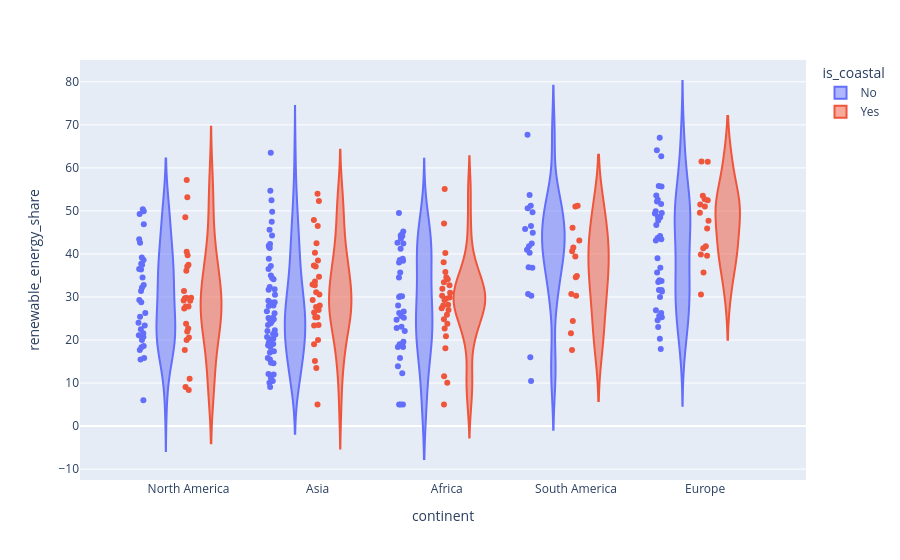

This figure's notebook cell:
### Code cell
fig = px.violin(df , y='renewable_energy_share',
             x='continent',
             points='all',
             color='is_coastal')
fig.show()

### Figure 1 — Plotly figure (JSON) as saved in the notebook; plotly's stock layout.template omitted (floating-point values rounded to 4 significant figures; data arrays with more than 128 entries replaced by an {"elided": "..."} marker saying what was removed)
{"data": [{"alignmentgroup": "True", "box": {"visible": false}, "hovertemplate": "is_coastal=No<br>continent=%{x}<br>renewable_energy_share=%{y}<extra></extra>", "legendgroup": "No", "marker": {"color": "#636efa"}, "name": "No", "offsetgroup": "No", "orientation": "v", "points": "all", "scalegroup": "True", "showlegend": true, "type": "violin", "x": {"elided": "187 str values"}, "x0": " ", "xaxis": "x", "y": {"elided": "187 float values"}, "y0": " ", "yaxis": "y"}, {"alignmentgroup": "True", "box": {"visible": false}, "hovertemplate": "is_coastal=Yes<br>continent=%{x}<br>renewable_energy_share=%{y}<extra></extra>", "legendgroup": "Yes", "marker": {"color": "#EF553B"}, "name": "Yes", "offsetgroup": "Yes", "orientation": "v", "points": "all", "scalegroup": "True", "showlegend": true, "type": "violin", "x": ["North America", "North America", "South America", "North America", "Europe", "South America", "Africa", "Africa", "North America", "North America", "Asia", "Asia", "Europe", "Asia", "Asia", "North America", "Africa", "North America", "South America", "Africa", "Africa", "South America", "North America", "Africa", "South America", "North America", "Asia", "Europe", "North America", "Asia", "Africa", "North America", "Europe", "North America", "Asia", "Europe", "Asia", "Africa", "Africa", "Asia", "Africa", "Africa", "South America", "Asia", "Asia", "Europe", "Asia", "Asia", "Asia", "South America", "South America", "North America", "North America", "Africa", "Europe", "Africa", "Asia", "South America", "Africa", "Europe", "Asia", "Asia", "Europe", "Asia", "Asia", "South America", "Asia", "Asia", "Asia", "North America", "Europe", "Europe", "Africa", "Europe", "Asia", "Asia", "North America", "Africa", "Africa", "North America", "South America", "Africa", "Europe", "Europe", "North America", "Africa", "South America", "North America", "Asia", "North America", "Africa", "Europe", "North America", "Africa", "Africa", "North America", "Africa", "South America", "North America", "Asia", "Africa", "North America", "Africa", "Europe", "Asia", "Africa", "Asia", "Asia", "North America", "Africa", "South America", "Africa", "North America"], "x0": " ", "xaxis": "x", "y": [37.1, 53.2, 51.2, 27.3, 52.5, 41.5, 34.6, 30.3, 20.0, 20.6, 52.3, 38.5, 39.9, 27.7, 29.3, 57.2, 40.2, 36.1, 34.6, 29.6, 27.0, 34.9, 48.5, 38.1, 40.6, 22.7, 25.3, 35.7, 29.8, 19.0, 55.1, 39.7, 30.6, 23.8, 15.1, 49.6, 42.5, 18.1, 35.8, 28.0, 24.8, 34.1, 43.1, 31.1, 5.0, 53.5, 13.5, 46.5, 54.0, 39.4, 24.4, 40.5, 11.0, 28.2, 61.4, 32.7, 37.3, 17.7, 47.1, 45.9, 30.6, 33.6, 41.8, 23.4, 37.1, 21.6, 32.9, 32.7, 40.3, 37.5, 52.7, 47.7, 33.4, 41.3, 34.7, 47.9, 31.4, 28.0, 23.8, 17.7, 46.1, 31.0, 51.0, 61.5, 29.1, 25.9, 30.7, 9.1, 26.4, 27.8, 22.7, 51.5, 29.8, 10.1, 5.0, 29.2, 11.6, 30.3, 29.7, 27.0, 20.9, 22.0, 29.3, 39.6, 25.3, 31.9, 20.0, 23.5, 27.8, 27.4, 51.0, 29.9, 8.4], "y0": " ", "yaxis": "y"}], "layout": {"legend": {"title": {"text": "is_coastal"}, "tracegroupgap": 0}, "margin": {"t": 60}, "violinmode": "group", "xaxis": {"anchor": "y", "domain": [0, 1], "title": {"text": "continent"}}, "yaxis": {"anchor": "x", "domain": [0, 1], "title": {"text": "renewable_energy_share"}}}}
